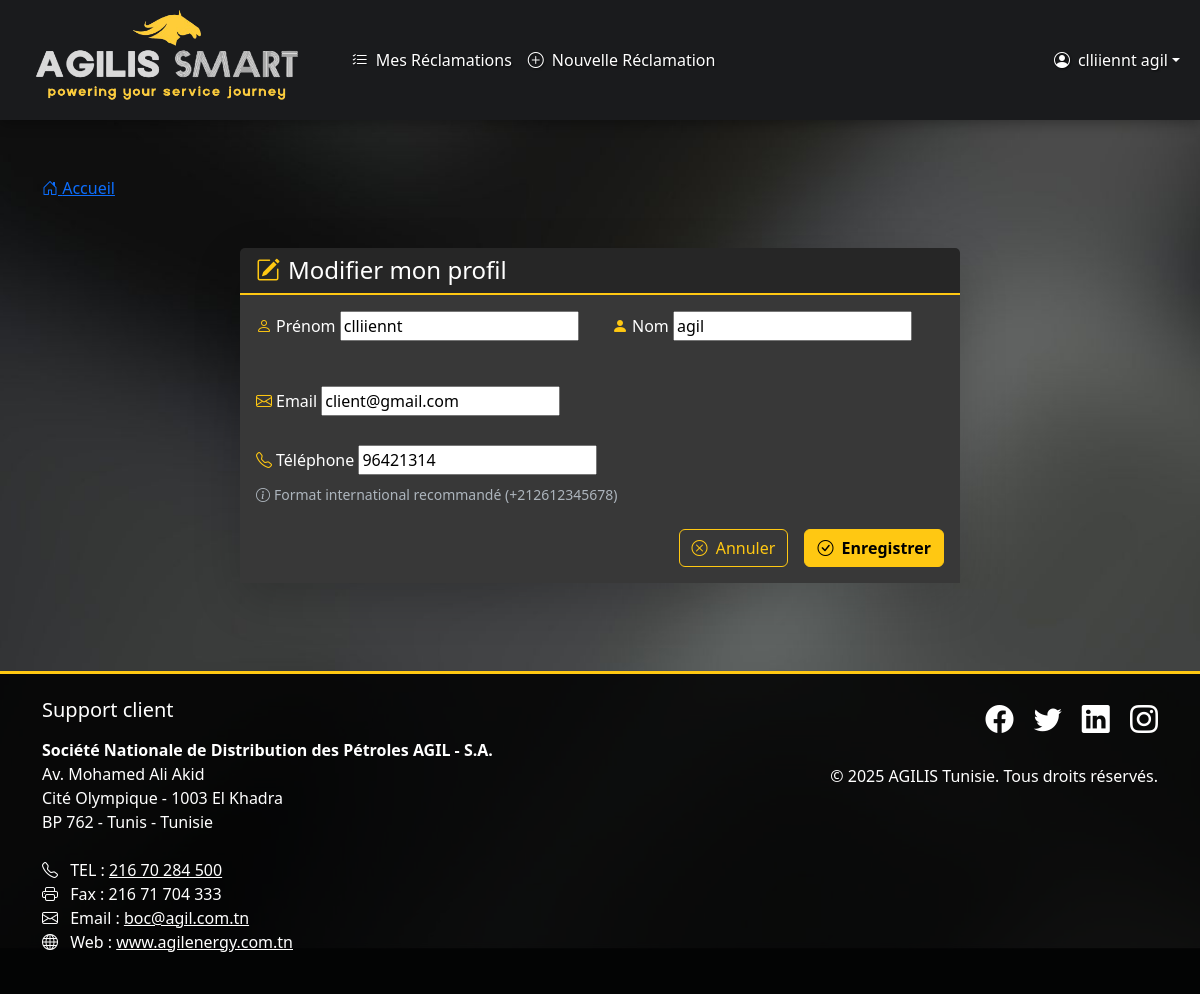
The app's page /reclamations/accounts/profile/edit/ (signed in) with its own data.
### reclamations/models.py (models this page shows, shortened)
class User(AbstractUser):
    ROLE_CHOICES = [
        ('CLIENT', 'Client'),
        ('AGENT', 'Agent de station'),
        ('TECH', 'Technicien'),
        ('FINANCE', 'Agent Financier'),
        ('SUPPORT', 'Support Client'),
        ('ADMIN', 'Administrateur'),
    ]
    username = models.CharField(
        max_length=150,
        unique=True,
        blank=False,
        validators=[],  # Suppression des validateurs par défaut
        error_messages={
            'unique': "Ce nom d'utilisateur est déjà utilisé.",
        }
    )
    role = models.CharField(
        max_length=10,
        choices=ROLE_CHOICES,
        default='CLIENT',
        verbose_name="Rôle utilisateur"
    )
    phone = models.CharField(
        max_length=20,
        blank=True,
        verbose_name="Téléphone"
    )
    teams = models.JSONField(
        default=list,
        verbose_name="Équipes assignées",
        help_text="Liste des équipes auxquelles appartient l'utilisateur"
    )
    assigned_station = models.ForeignKey(
        'Station',
        null=True,
        blank=True,
        on_delete=models.SET_NULL,
        verbose_name="Station assignée"
    )
    ROLE_TO_TEAMS = {
        'TECH': ['TECH'],
        'FINANCE': ['FINANCE'],
        'SUPPORT': ['SUPPORT'],
        'AGENT': ['STATION'],  # Les agents vont dans l'équipe STATION
        'ADMIN': [],  # Pas d'équipe pour les admins
        'CLIENT': []  # Pas d'équipe pour les clients
    }
    class Meta:
        verbose_name = "Utilisateur"
        verbose_name_plural = "Utilisateurs"
        ordering = ['last_name', 'first_name']

### reclamations/views.py (the view, shortened to what this page needs)
# urls.py: path('accounts/profile/edit/', ProfileUpdateView.as_view(), name='profile_edit'),  # Nouvelle URL
class ProfileUpdateView(LoginRequiredMixin, SuccessMessageMixin, UpdateView):
    model = User
    form_class = UserProfileForm
    template_name = 'registration/profile_edit.html'
    success_message = "Profil mis à jour avec succès"
    def get_object(self):
        return self.request.user

### reclamations/forms.py
class UserProfileForm(forms.ModelForm):
    class Meta:
        model = User
        fields = ['first_name', 'last_name', 'email', 'phone']
        widgets = {
            'phone': forms.TextInput(attrs={'placeholder': 'Format: +212612345678'}),
        }

### reclamations/templatetags/user_tags.py (called while the page is built)
@register.filter(name='is_specialist')
def is_specialist(user):
    return user.role in {'TECH', 'FINANCE', 'SUPPORT', 'AGENT'}

### reclamations/templates/registration/profile_edit.html (shortened to what this page needs)
{% extends "base.html" %}
{% block content %}
<div class="container py-4">
    <div class="row justify-content-center">
        <div class="col-md-8">
            <div class="card shadow-lg border-yellow">
                <div class="card-header bg-dark-gray text-white">
                    <h4 class="mb-0">
                        <i class="bi bi-pencil-square me-2 text-yellow"></i>Modifier mon profil
                    </h4>
                </div>
                <div class="card-body bg-medium-gray">
                    <form method="post" enctype="multipart/form-data" class="needs-validation" novalidate>
                        <div class="row mb-4">
                            <div class="col-md-6 mb-3">
                                <label for="{{ form.first_name.id_for_label }}" class="form-label text-white">
                                    <i class="bi bi-person me-1 text-yellow"></i>Prénom
                                </label>
                                {{ form.first_name }}
                            </div>
                            <div class="col-md-6 mb-3">
                                <label for="{{ form.last_name.id_for_label }}" class="form-label text-white">
                                    <i class="bi bi-person-fill me-1 text-yellow"></i>Nom
                                </label>
                                {{ form.last_name }}
                            </div>
                        </div>
                        <div class="mb-4">
                            <label for="{{ form.email.id_for_label }}" class="form-label text-white">
                                <i class="bi bi-envelope me-1 text-yellow"></i>Email
                            </label>
                            {{ form.email }}
                        </div>
                        <div class="mb-4">
                            <label for="{{ form.phone.id_for_label }}" class="form-label text-white">
                                <i class="bi bi-telephone me-1 text-yellow"></i>Téléphone
                            </label>
                            {{ form.phone }}
                            <div class="form-text text-muted">
                                <i class="bi bi-info-circle me-1"></i>Format international recommandé (+212612345678)
                            </div>
                        </div>
                        <div class="d-grid gap-2 d-md-flex justify-content-md-end mt-4">
                            <a href="{% url 'reclamations:profile' %}" class="btn btn-outline-yellow me-md-2">
                                <i class="bi bi-x-circle me-1"></i> Annuler
                            </a>
                            <button type="submit" class="btn btn-yellow">
                                <i class="bi bi-check-circle me-1"></i> Enregistrer
                            </button>
                        </div>
                    </form>
                </div>
            </div>
        </div>
    </div>
</div>
{% endblock %}

### reclamations/templates/base.html (shortened to what this page needs)
{% load static user_tags %}
<!DOCTYPE html>
<html lang="fr">
<head>
    <link href="https://cdn.jsdelivr.net/npm/bootstrap@5.3.0/dist/css/bootstrap.min.css" rel="stylesheet">
    <link rel="stylesheet" href="https://cdn.jsdelivr.net/npm/bootstrap-icons@1.10.0/font/bootstrap-icons.css">
</head>
<body>
<nav class="navbar navbar-expand-lg navbar-dark fixed-top">
    <div class="container-fluid">
        {% if user.is_staff or user.is_superuser %}
        <a class="navbar-brand" href="/admin-dashboard/">
        {% else %}
        <a class="navbar-brand" href="{% url 'reclamations:list' %}">
        {% endif %}
            <img src="{% static 'images/logo.png' %}" alt="AGILIS Smart">
        </a>
        <div class="collapse navbar-collapse" id="navbarContent">
            <ul class="navbar-nav me-auto mb-2 mb-lg-0">
                {% if user.is_authenticated %}
                    {% if user.is_staff or user.is_superuser %}
                        <li class="nav-item">
                            <a class="nav-link {% if 'admin-dashboard' in request.path %}active{% endif %}"
                               href="/admin-dashboard/">
                                <i class="bi bi-speedometer2 me-2"></i>Dashboard
                            </a>
                        </li>
                    {% else %}
                        {% if user|is_specialist %}
                            <li class="nav-item">
                                <a class="nav-link {% if 'specialist_dashboard' in request.resolver_match.url_name %}active{% endif %}"
                                   href="{% url 'reclamations:specialist_dashboard' %}">
                                    <i class="bi bi-speedometer2 me-2"></i>Dashboard
                                </a>
                            </li>
                        {% else %}
                            <li class="nav-item">
                                <a class="nav-link {% if request.resolver_match.url_name == 'list' %}active{% endif %}"
                                   href="{% url 'reclamations:list' %}">
                                    <i class="bi bi-list-check me-2"></i>Mes Réclamations
                                </a>
                            </li>
                            <li class="nav-item">
                                <a class="nav-link {% if request.resolver_match.url_name == 'create' %}active{% endif %}"
                                   href="{% url 'reclamations:create' %}">
                                    <i class="bi bi-plus-circle me-2"></i>Nouvelle Réclamation
                                </a>
                            </li>
                        {% endif %}
                    {% endif %}
                {% endif %}
            </ul>
            <ul class="navbar-nav ms-auto mb-2 mb-lg-0">
                {% if user.is_authenticated %}
                    <li class="nav-item dropdown">
                        <a class="nav-link dropdown-toggle d-flex align-items-center" href="#" id="userDropdown"
                           role="button" data-bs-toggle="dropdown" aria-expanded="false">
                            <i class="bi bi-person-circle me-2"></i>
                            <span class="d-none d-lg-inline">{{ user.get_full_name|default:user.username }}</span>
                        </a>
                    </li>
                {% endif %}
            </ul>
        </div>
    </div>
</nav>
<main class="container mt-4">
    {% block breadcrumb %}
        <nav aria-label="breadcrumb" class="mb-4">
            <ol class="breadcrumb">
                <li class="breadcrumb-item">
                    {% if user.is_staff or user.is_superuser %}
                    <a href="/admin-dashboard/">
                    {% else %}
                    <a href="{% url 'reclamations:list' %}">
                    {% endif %}
                        <i class="bi bi-house-door"></i> Accueil
                    </a>
                </li>
            </ol>
            </nav>
        {% endblock %}
        {% block content %}{% endblock %}
    </main>
    <footer class="py-4">
        <div class="container">
            <div class="row">
                <div class="col-md-6">
                    <h5 class="mb-3">Support client</h5>
                    <address>
                        <strong>Société Nationale de Distribution des Pétroles AGIL - S.A.</strong><br>
                        Av. Mohamed Ali Akid<br>
                        Cité Olympique - 1003 El Khadra<br>
                        BP 762 - Tunis - Tunisie<br><br>
                        <i class="bi bi-telephone me-2"></i> TEL : <a href="tel:+21670284500" class="text-white">216 70 284 500</a><br>
                        <i class="bi bi-printer me-2"></i> Fax : 216 71 704 333<br>
                        <i class="bi bi-envelope me-2"></i> Email : <a href="mailto:boc@agil.com.tn" class="text-white">boc@agil.com.tn</a><br>
                        <i class="bi bi-globe me-2"></i> Web : <a href="https://www.agilenergy.com.tn" target="_blank" class="text-white">www.agilenergy.com.tn</a>
                    </address>
                </div>
                <div class="col-md-6 text-center text-md-end">
                    <div class="mb-4">
                        <a href="#" class="text-white me-3"><i class="bi bi-facebook fs-3"></i></a>
                        <a href="#" class="text-white me-3"><i class="bi bi-twitter fs-3"></i></a>
                        <a href="#" class="text-white me-3"><i class="bi bi-linkedin fs-3"></i></a>
                        <a href="#" class="text-white"><i class="bi bi-instagram fs-3"></i></a>
                    </div>
                    <p class="mb-0">
                        © {% now "Y" %} AGILIS Tunisie. Tous droits réservés.
                    </p>
                </div>
            </div>
        </div>
    </footer>
</body>
</html>

### reclamations/templates/registration/profile_edit.html (style rules this page uses)
.border-yellow { border-color: var(--agilis-vivid-yellow) !important; }
.text-yellow { color: var(--agilis-vivid-yellow) !important; }
.bg-dark-gray { background-color: var(--agilis-dark-gray); }
.bg-medium-gray { background-color: var(--agilis-medium-gray); }
.btn-yellow { background-color: var(--agilis-vivid-yellow); border-color: var(--agilis-vivid-yellow); color: var(--agilis-black); font-weight: 600; transition: all 0.3s ease; }
.btn-outline-yellow { border-color: var(--agilis-vivid-yellow); color: var(--agilis-vivid-yellow); }
.form-text.text-muted { color: #adb5bd !important; }

### records on screen
User: get_full_name "clliiennt agil", first_name "clliiennt", last_name "agil", email "client@gmail.com", phone "96421314"
